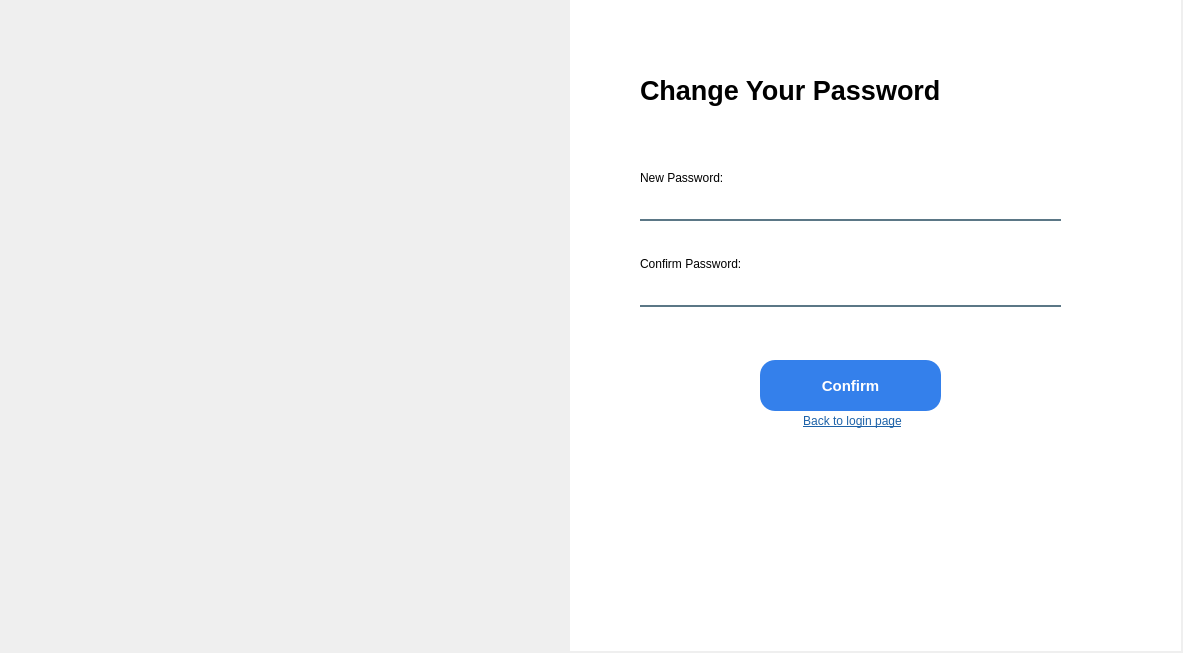
<?xml version="1.0" encoding="UTF-8"?>
<ui version="4.0">
 <class>MainWindow</class>
 <widget class="QMainWindow" name="MainWindow">
  <property name="geometry">
   <rect>
    <x>0</x>
    <y>0</y>
    <width>1183</width>
    <height>653</height>
   </rect>
  </property>
  <property name="windowTitle">
   <string>MainWindow</string>
  </property>
  <widget class="QWidget" name="centralwidget">
   <widget class="QLabel" name="label_2">
    <property name="geometry">
     <rect>
      <x>640</x>
      <y>60</y>
      <width>411</width>
      <height>61</height>
     </rect>
    </property>
    <property name="font">
     <font>
      <pointsize>20</pointsize>
      <weight>75</weight>
      <bold>true</bold>
     </font>
    </property>
    <property name="text">
     <string>Change Your Password</string>
    </property>
   </widget>
   <widget class="QLabel" name="label">
    <property name="geometry">
     <rect>
      <x>570</x>
      <y>0</y>
      <width>611</width>
      <height>651</height>
     </rect>
    </property>
    <property name="font">
     <font>
      <pointsize>5</pointsize>
     </font>
    </property>
    <property name="styleSheet">
     <string notr="true">background-color:rgb(255,255,255)</string>
    </property>
    <property name="text">
     <string/>
    </property>
   </widget>
   <widget class="QPushButton" name="confirm_button">
    <property name="geometry">
     <rect>
      <x>760</x>
      <y>360</y>
      <width>181</width>
      <height>51</height>
     </rect>
    </property>
    <property name="font">
     <font>
      <pointsize>11</pointsize>
      <weight>75</weight>
      <bold>true</bold>
     </font>
    </property>
    <property name="styleSheet">
     <string notr="true">QPushButton#confirm_button{
	background-color:rgb(52, 128, 235);
	border:none;
	color:rgb(255,255,255);
	border-radius: 15px
}
QPushButton#confirm_button:pressed{
	padding-left:5px;
	padding-top:5px;
	background-color:rgb(19, 38, 99)
}</string>
    </property>
    <property name="text">
     <string>Confirm</string>
    </property>
    <property name="autoDefault">
     <bool>false</bool>
    </property>
   </widget>
   <widget class="QLabel" name="label_3">
    <property name="enabled">
     <bool>true</bool>
    </property>
    <property name="geometry">
     <rect>
      <x>640</x>
      <y>170</y>
      <width>131</width>
      <height>16</height>
     </rect>
    </property>
    <property name="font">
     <font>
      <pointsize>9</pointsize>
     </font>
    </property>
    <property name="text">
     <string>New Password:</string>
    </property>
   </widget>
   <widget class="QLineEdit" name="password_edit">
    <property name="geometry">
     <rect>
      <x>640</x>
      <y>190</y>
      <width>421</width>
      <height>31</height>
     </rect>
    </property>
    <property name="font">
     <font>
      <pointsize>9</pointsize>
     </font>
    </property>
    <property name="styleSheet">
     <string notr="true">border:none;
border-bottom:2px solid rgba(46, 82, 101, 200);</string>
    </property>
    <property name="text">
     <string/>
    </property>
    <property name="echoMode">
     <enum>QLineEdit::Password</enum>
    </property>
    <property name="placeholderText">
     <string/>
    </property>
   </widget>
   <widget class="QLabel" name="label_7">
    <property name="geometry">
     <rect>
      <x>640</x>
      <y>256</y>
      <width>131</width>
      <height>16</height>
     </rect>
    </property>
    <property name="font">
     <font>
      <pointsize>9</pointsize>
     </font>
    </property>
    <property name="text">
     <string>Confirm Password:</string>
    </property>
   </widget>
   <widget class="QLineEdit" name="confirm_password_edit">
    <property name="geometry">
     <rect>
      <x>640</x>
      <y>276</y>
      <width>421</width>
      <height>31</height>
     </rect>
    </property>
    <property name="font">
     <font>
      <pointsize>9</pointsize>
     </font>
    </property>
    <property name="styleSheet">
     <string notr="true">border:none;
border-bottom:2px solid rgba(46, 82, 101, 200);</string>
    </property>
    <property name="text">
     <string/>
    </property>
    <property name="echoMode">
     <enum>QLineEdit::Password</enum>
    </property>
    <property name="placeholderText">
     <string/>
    </property>
   </widget>
   <widget class="QPushButton" name="back_login_button">
    <property name="geometry">
     <rect>
      <x>787</x>
      <y>410</y>
      <width>131</width>
      <height>21</height>
     </rect>
    </property>
    <property name="font">
     <font>
      <pointsize>9</pointsize>
      <underline>true</underline>
     </font>
    </property>
    <property name="styleSheet">
     <string notr="true">QPushButton#back_login_button{
	border:none;
	color: rgb(29, 98, 168)
}
QPushButton#back_login_button:pressed{
	color:rgb(19, 38, 99)
}</string>
    </property>
    <property name="text">
     <string>Back to login page</string>
    </property>
   </widget>
   <widget class="QLabel" name="error_password">
    <property name="geometry">
     <rect>
      <x>640</x>
      <y>222</y>
      <width>421</width>
      <height>16</height>
     </rect>
    </property>
    <property name="styleSheet">
     <string notr="true">color:rgb(255,0,0)</string>
    </property>
    <property name="text">
     <string/>
    </property>
   </widget>
   <widget class="QLabel" name="error_con_password">
    <property name="geometry">
     <rect>
      <x>640</x>
      <y>309</y>
      <width>421</width>
      <height>16</height>
     </rect>
    </property>
    <property name="styleSheet">
     <string notr="true">color:rgb(255,0,0)</string>
    </property>
    <property name="text">
     <string/>
    </property>
   </widget>
   <widget class="QLabel" name="label_9">
    <property name="geometry">
     <rect>
      <x>40</x>
      <y>250</y>
      <width>291</width>
      <height>111</height>
     </rect>
    </property>
    <property name="text">
     <string/>
    </property>
    <property name="pixmap">
     <pixmap>../Icon/Logo.png</pixmap>
    </property>
    <property name="scaledContents">
     <bool>true</bool>
    </property>
   </widget>
   <widget class="QLabel" name="label_8">
    <property name="geometry">
     <rect>
      <x>0</x>
      <y>0</y>
      <width>571</width>
      <height>661</height>
     </rect>
    </property>
    <property name="styleSheet">
     <string notr="true"/>
    </property>
    <property name="text">
     <string/>
    </property>
    <property name="pixmap">
     <pixmap>../Icon/background 2.png</pixmap>
    </property>
    <property name="scaledContents">
     <bool>true</bool>
    </property>
   </widget>
   <zorder>label</zorder>
   <zorder>label_2</zorder>
   <zorder>confirm_button</zorder>
   <zorder>label_3</zorder>
   <zorder>password_edit</zorder>
   <zorder>label_7</zorder>
   <zorder>confirm_password_edit</zorder>
   <zorder>back_login_button</zorder>
   <zorder>error_password</zorder>
   <zorder>error_con_password</zorder>
   <zorder>label_8</zorder>
   <zorder>label_9</zorder>
  </widget>
 </widget>
 <resources/>
 <connections/>
</ui>
